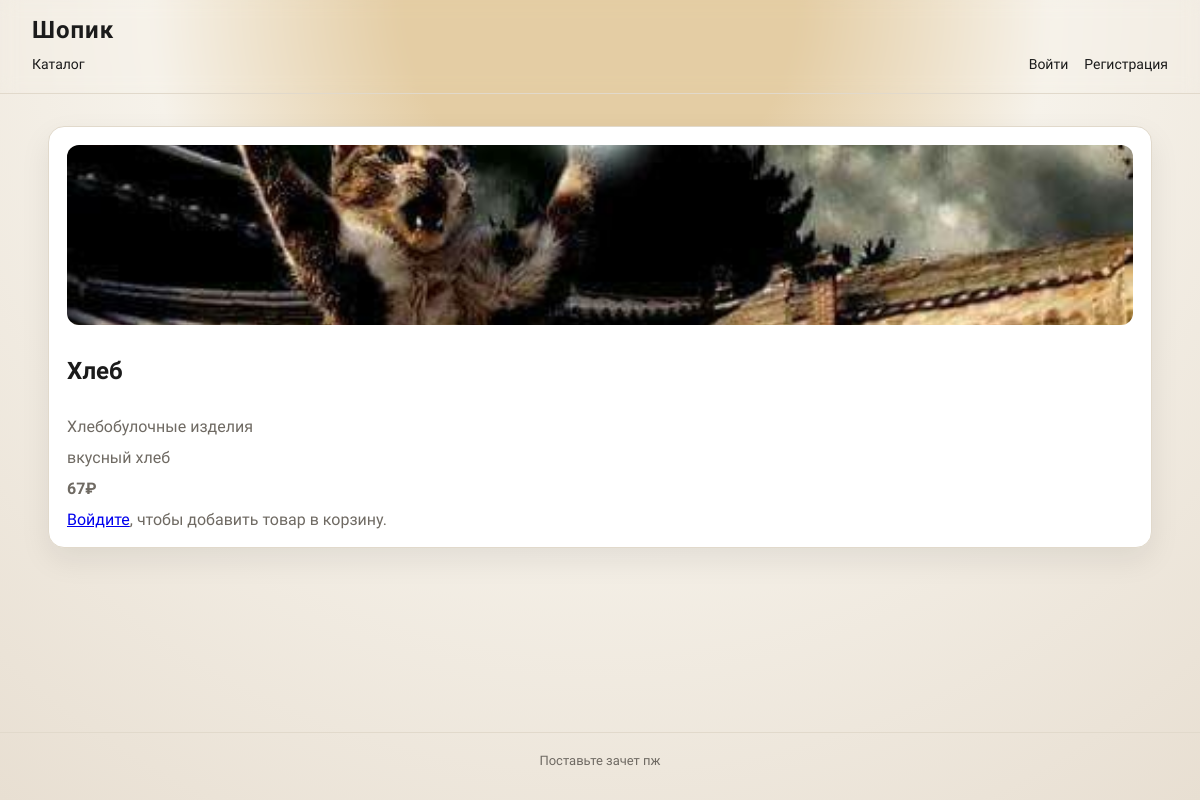
Page /product.php?id=15 on the committed database.
### tables this page shows
CREATE TABLE products (
            id INTEGER PRIMARY KEY AUTOINCREMENT,
            category_id INTEGER NULL,
            name TEXT NOT NULL,
            description TEXT NOT NULL,
            price REAL NOT NULL,
            image_path TEXT NULL,
            is_active INTEGER NOT NULL DEFAULT 1,
            FOREIGN KEY (category_id) REFERENCES categories(id) ON DELETE SET NULL
        );

CREATE TABLE categories (
            id INTEGER PRIMARY KEY AUTOINCREMENT,
            name TEXT NOT NULL
        );

### db.php (called while the page is built, shortened)
<?php
function db(): PDO
{
    $dbPath = __DIR__ . '/data/shop.sqlite';
    $pdo = new PDO('sqlite:' . $dbPath);
    $pdo->setAttribute(PDO::ATTR_ERRMODE, PDO::ERRMODE_EXCEPTION);
    $pdo->exec('PRAGMA foreign_keys = ON');
    return $pdo;
}
function e($value): string
{
    return htmlspecialchars((string) $value, ENT_QUOTES, 'UTF-8');
}
function current_user(): ?array
{
    if (empty($_SESSION['user_id'])) {
        return null;
    }
    $stmt = db()->prepare('SELECT id, email, role FROM users WHERE id = ?');
    $stmt->execute([$_SESSION['user_id']]);
    $user = $stmt->fetch(PDO::FETCH_ASSOC) ?: null;
    $cached = $user;
    return $cached;
}
function is_logged_in(): bool
{
    return current_user() !== null;
}

### product.php (the view, shortened to what this page needs)
<?php
require_once __DIR__ . '/db.php';
$pdo = db();
$productId = (int) ($_GET['id'] ?? 0);
$stmt = $pdo->prepare(
    'SELECT p.*, c.name AS category_name
     FROM products p
     LEFT JOIN categories c ON c.id = p.category_id
     WHERE p.id = ? AND p.is_active = 1'
);
$stmt->execute([$productId]);
$product = $stmt->fetch(PDO::FETCH_ASSOC);
include __DIR__ . '/partials/header.php';
?>
<section class="card">
    <?php if ($product['image_path']): ?>
        <img class="product-image" src="<?= e($product['image_path']) ?>" alt="<?= e($product['name']) ?>">
    <?php else: ?>
        <div class="product-image"></div>
    <?php endif; ?>
    <h2><?= e($product['name']) ?></h2>
    <p><?= e($product['category_name'] ?? 'Без категории') ?></p>
    <p><?= e($product['description']) ?></p>
    <p class="price"><?= number_format((float) $product['price'], 0) ?>₽</p>
    <?php if (is_logged_in()): ?>
        <form class="inline-form" method="post" action="/cart.php">
            <input type="hidden" name="csrf_token" value="<?= e(csrf_token()) ?>">
            <input type="hidden" name="action" value="add">
            <input type="hidden" name="product_id" value="<?= (int) $product['id'] ?>">
            <input type="number" name="qty" value="1" min="1" max="99">
            <button type="submit">В корзину</button>
        </form>
    <?php else: ?>
        <p><a href="/login.php">Войдите</a>, чтобы добавить товар в корзину.</p>
    <?php endif; ?>
</section>
<?php include __DIR__ . '/partials/footer.php'; ?>

### assets/css/style.css (style rules this page uses)
:root { --bg: #f6f2ea; --bg-accent: #e8dfd2; --ink: #1b1b1b; --muted: #6f6a63; --accent: #1d5b5f; --accent-2: #c07c2d; --card: #ffffff; --line: #e1d9cb; --shadow: 0 12px 30px rgba(27, 27, 27, 0.08); }
* { box-sizing: border-box; }
body { margin: 0; font-family: 'Source Sans 3', sans-serif; color: var(--ink); background: radial-gradient(circle at top, #e4cda4 20%, var(--bg) 45%, var(--bg-accent) 100%); min-height: 100vh; }
.card { background: var(--card); border: 1px solid var(--line); border-radius: 16px; padding: 18px; box-shadow: var(--shadow); display: flex; flex-direction: column; gap: 12px; }
.card p { margin: 0; color: var(--muted); }
.card .price { font-weight: 600; }
.product-image { width: 100%; height: 180px; border-radius: 12px; object-fit: cover; background: #f1ece3; }

### rows in the picture
products: image_path (picture), name "Хлеб", category.name "Хлебобулочные изделия", description "вкусный хлеб", price "67"
